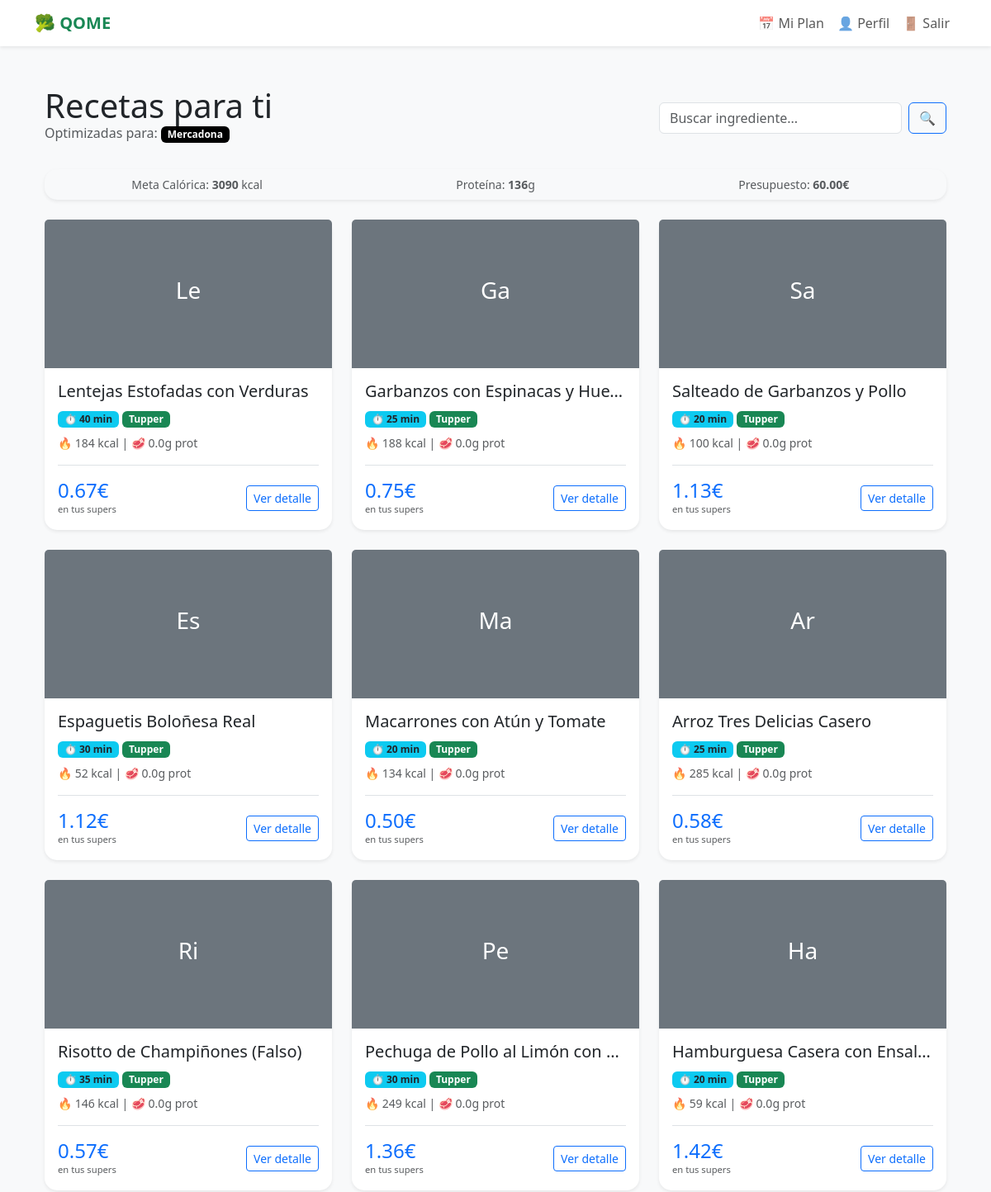
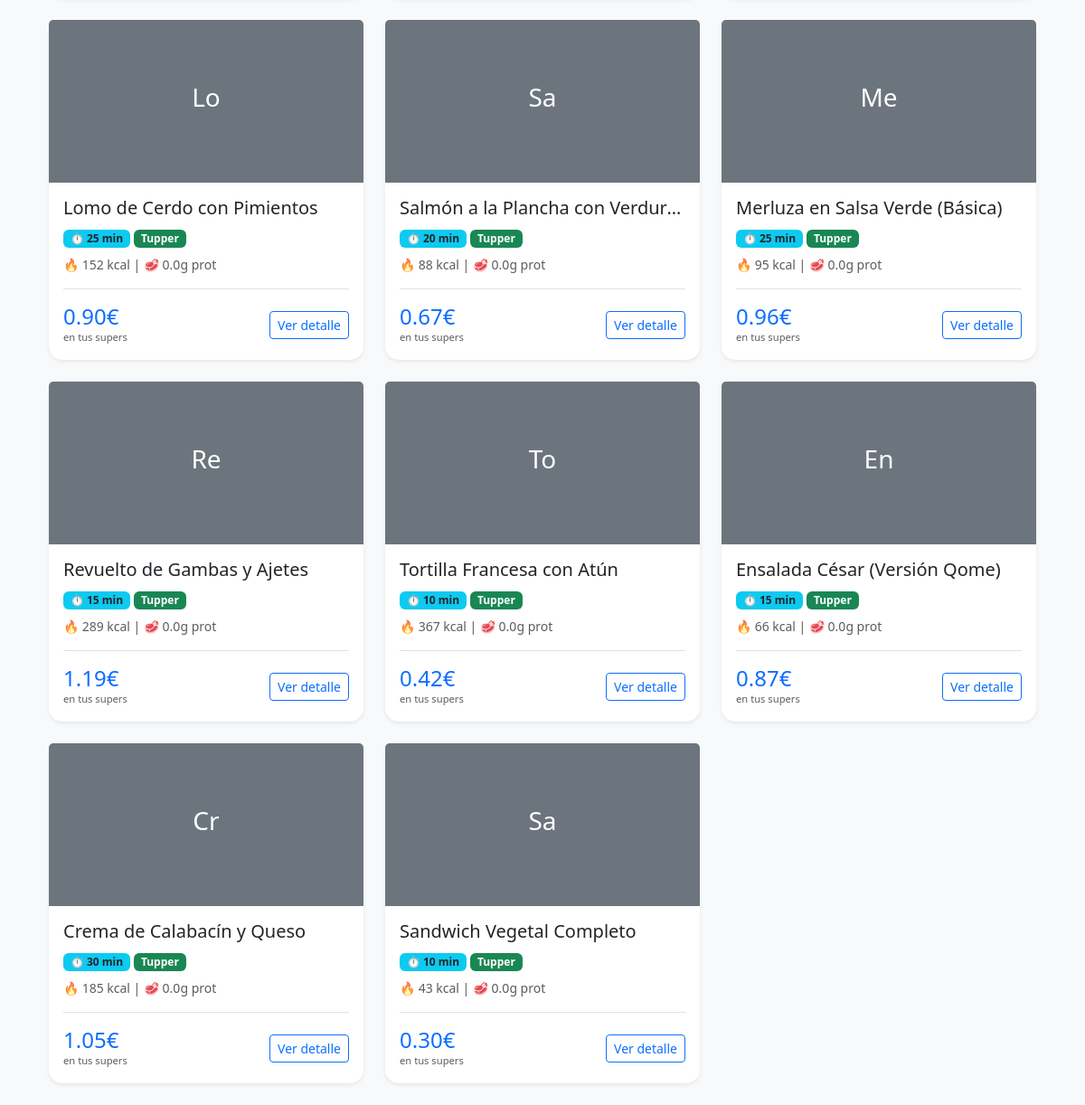
The app's page / (signed in) with its own data (2 pictures, top to bottom).
### core/models.py (models this page shows, shortened)
class Supermercado(models.Model):
    nombre = models.CharField(max_length=50, unique=True)
    color_brand = models.CharField(max_length=7, default="#000000", help_text="Color hexadecimal para la UI")

class PerfilUsuario(models.Model):
    OBJETIVOS = [
        ('PERDER', 'Perder Peso'),
        ('GANAR', 'Ganar Músculo'),
        ('MANTENER', 'Mantener Peso'),
    ]
    ACTIVIDAD = [
        ('SEDENTARIO', 'Sedentario (Oficina, poco ejercicio)'),
        ('LIGERO', 'Ligero (1-3 días/sem)'),
        ('MODERADO', 'Moderado (3-5 días/sem)'),
        ('ALTO', 'Alto (6-7 días/sem)'),
    ]
    usuario = models.OneToOneField(User, on_delete=models.CASCADE, related_name='perfil')
    edad = models.IntegerField(default=30)
    peso_kg = models.FloatField(default=70.0)
    altura_cm = models.IntegerField(default=170)
    genero = models.CharField(max_length=10, choices=[('M', 'Masculino'), ('F', 'Femenino')], default='M')
    objetivo = models.CharField(max_length=10, choices=OBJETIVOS, default='MANTENER')
    nivel_actividad = models.CharField(max_length=10, choices=ACTIVIDAD, default='SEDENTARIO')
    gasto_energetico_diario = models.IntegerField(default=2000)
    objetivo_proteinas = models.IntegerField(default=0)
    objetivo_grasas = models.IntegerField(default=0)
    objetivo_hidratos = models.IntegerField(default=0)
    supermercados_seleccionados = models.ManyToManyField(Supermercado, blank=True, related_name='usuarios')
    presupuesto_semanal = models.DecimalField(max_digits=6, decimal_places=2, default=0.0)
    tiene_horno = models.BooleanField(default=True)
    tiene_microondas = models.BooleanField(default=True)
    tiene_airfryer = models.BooleanField(default=False)
    tiempo_cocina_diario = models.IntegerField(default=30)

class Receta(models.Model):
    titulo = models.CharField(max_length=200)
    tiempo_preparacion = models.IntegerField()
    es_apta_sarten = models.BooleanField(default=False)
    es_apta_airfryer = models.BooleanField(default=False)
    es_apta_horno = models.BooleanField(default=False)
    es_apta_microondas = models.BooleanField(default=False)
    es_apta_tupper = models.BooleanField(default=True)
    calorias = models.IntegerField(default=0)
    proteinas = models.FloatField(default=0.0)
    grasas = models.FloatField(default=0.0)
    hidratos = models.FloatField(default=0.0)

### core/views.py (the view)
# urls.py: path('', views.lista_recetas, name='home'),
def lista_recetas(request):
    recetas = Receta.objects.all()
    perfil = None
    metas = None
    limite_coste = 0
    if request.user.is_authenticated:
        try:
            perfil = PerfilUsuario.objects.get(usuario=request.user)
            mis_supers = perfil.supermercados_seleccionados.all()
            if mis_supers.exists():
                recetas = recetas.annotate(
                    precio_usuario=Min(
                        'costes_por_supermercado__coste',
                        filter=Q(costes_por_supermercado__supermercado__in=mis_supers)
                    )
                )
            else:
                recetas = recetas.annotate(
                    precio_usuario=Min('costes_por_supermercado__coste')
                )
            metas = {
                'calorias': perfil.gasto_energetico_diario,
                'proteinas': perfil.objetivo_proteinas,
                'grasas': perfil.objetivo_grasas,
                'hidratos': perfil.objetivo_hidratos,
            }
            if not perfil.tiene_horno: recetas = recetas.exclude(es_apta_horno=True)
            if not perfil.tiene_airfryer: recetas = recetas.exclude(es_apta_airfryer=True)
            if not perfil.tiene_microondas: recetas = recetas.exclude(es_apta_microondas=True)
            if perfil.presupuesto_semanal > 0:
                limite_coste = perfil.presupuesto_semanal / 14
        except PerfilUsuario.DoesNotExist:
            pass
    else:
        recetas = recetas.annotate(precio_usuario=Min('costes_por_supermercado__coste'))
    query = request.GET.get('q')
    if query: recetas = recetas.filter(titulo__icontains=query)
    if request.GET.get('sarten'): recetas = recetas.filter(es_apta_sarten=True)
    if request.GET.get('airfryer'): recetas = recetas.filter(es_apta_airfryer=True)
    if request.GET.get('horno'): recetas = recetas.filter(es_apta_horno=True)
    return render(request, 'core/lista_recetas.html', {
        'recetas': recetas,
        'perfil': perfil,
        'metas': metas,
        'limite_coste': limite_coste
    })

### core/templates/core/lista_recetas.html
{% extends 'core/base.html' %}
{% block content %}
<div class="container py-4">
    <div class="row mb-4 align-items-center">
        <div class="col-md-8">
            <h1 class="display-6">
                {% if perfil %}
                    Recetas para ti
                    <small class="text-muted fs-6 d-block">Optimizadas para:
                        {% for s in perfil.supermercados_seleccionados.all %}
                            <span class="badge" style="background-color: {{ s.color_brand }}">{{ s.nombre }}</span>
                        {% empty %}
                            <span class="badge bg-secondary">Todos los mercados</span>
                        {% endfor %}
                    </small>
                {% else %}
                    Catálogo de Recetas
                {% endif %}
            </h1>
        </div>
        <div class="col-md-4 text-end">
            <form method="get" class="d-flex">
                <input type="text" name="q" class="form-control me-2" placeholder="Buscar ingrediente..." value="{{ request.GET.q }}">
                <button type="submit" class="btn btn-outline-primary">🔍</button>
            </form>
        </div>
    </div>
    {% if perfil %}
    <div class="card mb-4 border-0 shadow-sm bg-light">
        <div class="card-body py-2">
            <div class="row text-center text-muted small">
                <div class="col">Meta Calórica: <strong>{{ metas.calorias }}</strong> kcal</div>
                <div class="col">Proteína: <strong>{{ metas.proteinas }}</strong>g</div>
                <div class="col">Presupuesto: <strong>{{ perfil.presupuesto_semanal }}€</strong></div>
            </div>
        </div>
    </div>
    {% endif %}
    <div class="row row-cols-1 row-cols-md-3 g-4">
        {% for receta in recetas %}
        <div class="col">
            <div class="card h-100 shadow-sm {% if not receta.precio_usuario %}border-warning{% endif %}">
                <div class="card-img-top bg-secondary text-white d-flex align-items-center justify-content-center" style="height: 180px;">
                    <span class="h3">{{ receta.titulo|slice:":2" }}</span>
                </div>
                <div class="card-body">
                    <h5 class="card-title text-truncate">{{ receta.titulo }}</h5>
                    <div class="mb-2">
                        <span class="badge bg-info text-dark">⏱ {{ receta.tiempo_preparacion }} min</span>
                        {% if receta.es_apta_tupper %}<span class="badge bg-success">Tupper</span>{% endif %}
                    </div>
                    <p class="card-text small text-muted mb-1">
                        🔥 {{ receta.calorias }} kcal | 🥩 {{ receta.proteinas }}g prot
                    </p>
                    <div class="mt-3 pt-3 border-top d-flex justify-content-between align-items-center">
                        <div>
                            {% if receta.precio_usuario %}
                                <span class="h4 text-primary mb-0">{{ receta.precio_usuario|floatformat:2 }}€</span>
                                <small class="text-muted d-block" style="font-size: 0.7rem;">en tus supers</small>
                            {% else %}
                                <span class="text-danger fw-bold">No disponible</span>
                                <small class="text-muted d-block" style="font-size: 0.7rem;">faltan ingredientes</small>
                            {% endif %}
                        </div>
                        <a href="{% url 'detalle_receta' receta.id %}" class="btn btn-sm btn-outline-primary">Ver detalle</a>
                    </div>
                </div>
            </div>
        </div>
        {% empty %}
        <div class="col-12 text-center py-5">
            <p class="text-muted">No se encontraron recetas con tus filtros.</p>
        </div>
        {% endfor %}
    </div>
</div>
{% endblock %}

### core/templates/core/base.html (style rules this page uses)
body { background-color: #f8f9fa; }
.card { border: none; border-radius: 15px; box-shadow: 0 4px 6px rgba(0,0,0,0.1); }

### records on screen
Supermercado: nombre "Mercadona"
PerfilUsuario: presupuesto_semanal "60.00"
Receta: titulo "Le", titulo "Lentejas Estofadas con Verduras", tiempo_preparacion "40", es_apta_tupper "Tupper", calorias "184", proteinas "0.0", precio_usuario "0.67"
Receta: titulo "Ga", titulo "Garbanzos con Espinacas y Hue…", tiempo_preparacion "25", es_apta_tupper "Tupper", calorias "188", proteinas "0.0", precio_usuario "0.75"
Receta: titulo "Sa", titulo "Salteado de Garbanzos y Pollo", tiempo_preparacion "20", es_apta_tupper "Tupper", calorias "100", proteinas "0.0", precio_usuario "1.13"
Receta: titulo "Es", titulo "Espaguetis Boloñesa Real", tiempo_preparacion "30", es_apta_tupper "Tupper", calorias "52", proteinas "0.0", precio_usuario "1.12"
Receta: titulo "Ma", titulo "Macarrones con Atún y Tomate", tiempo_preparacion "20", es_apta_tupper "Tupper", calorias "134", proteinas "0.0", precio_usuario "0.50"
Receta: titulo "Ar", titulo "Arroz Tres Delicias Casero", tiempo_preparacion "25", es_apta_tupper "Tupper", calorias "285", proteinas "0.0", precio_usuario "0.58"
Receta: titulo "Ri", titulo "Risotto de Champiñones (Falso)", tiempo_preparacion "35", es_apta_tupper "Tupper", calorias "146", proteinas "0.0", precio_usuario "0.57"
Receta: titulo "Pe", titulo "Pechuga de Pollo al Limón con…", tiempo_preparacion "30", es_apta_tupper "Tupper", calorias "249", proteinas "0.0", precio_usuario "1.36"
Receta: titulo "Ha", titulo "Hamburguesa Casera con Ensal…", tiempo_preparacion "20", es_apta_tupper "Tupper", calorias "59", proteinas "0.0", precio_usuario "1.42"
Receta: titulo "Lo", titulo "Lomo de Cerdo con Pimientos", tiempo_preparacion "25", es_apta_tupper "Tupper", calorias "152", proteinas "0.0", precio_usuario "0.90"
Receta: titulo "Sa", titulo "Salmón a la Plancha con Verduras", tiempo_preparacion "20", es_apta_tupper "Tupper", calorias "88", proteinas "0.0", precio_usuario "0.67"
Receta: titulo "Me", titulo "Merluza en Salsa Verde (Básica)", tiempo_preparacion "25", es_apta_tupper "Tupper", calorias "95", proteinas "0.0", precio_usuario "0.96"
Receta: titulo "Re", titulo "Revuelto de Gambas y Ajetes", tiempo_preparacion "15", es_apta_tupper "Tupper", calorias "289", proteinas "0.0", precio_usuario "1.19"
Receta: titulo "To", titulo "Tortilla Francesa con Atún", tiempo_preparacion "10", es_apta_tupper "Tupper", calorias "367", proteinas "0.0", precio_usuario "0.42"
Receta: titulo "En", titulo "Ensalada César (Versión Qome)", tiempo_preparacion "15", es_apta_tupper "Tupper", calorias "66", proteinas "0.0", precio_usuario "0.87"
Receta: titulo "Cr", titulo "Crema de Calabacín y Queso", tiempo_preparacion "30", es_apta_tupper "Tupper", calorias "185", proteinas "0.0", precio_usuario "1.05"
Receta: titulo "Sa", titulo "Sandwich Vegetal Completo", tiempo_preparacion "10", es_apta_tupper "Tupper", calorias "43", proteinas "0.0", precio_usuario "0.30"

### other values on screen
{{ metas.calorias }} "3090"
{{ metas.proteinas }} "136"
